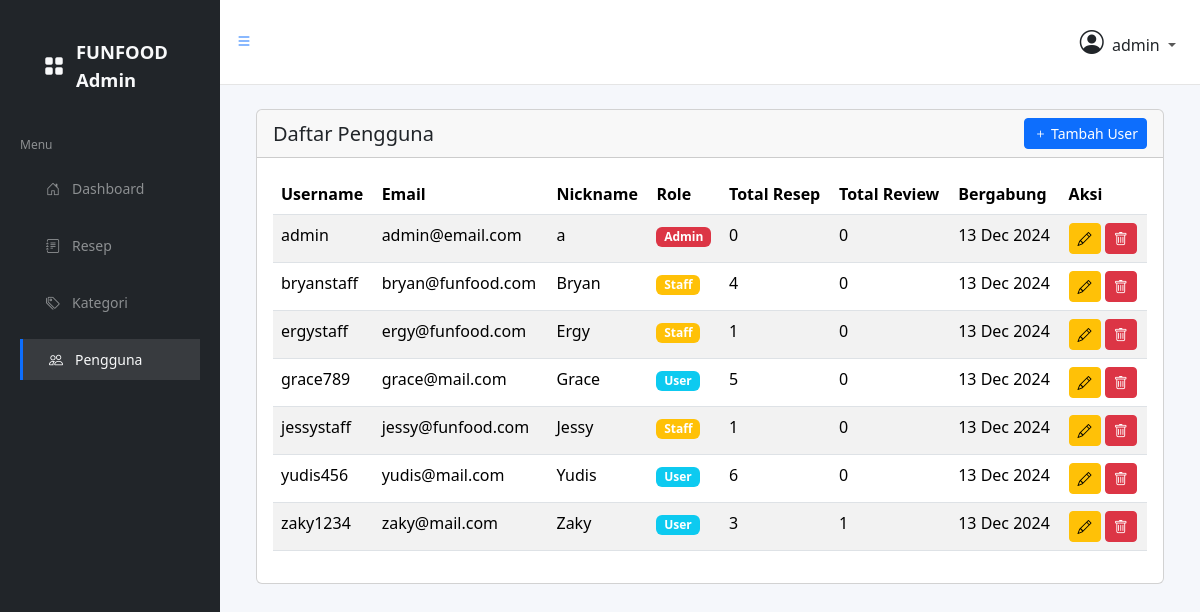
Page /a/users/ (signed in) on the committed database.
### funfood_app/models.py (models this page shows, shortened)
class CustomUser(AbstractUser):
    nickname = models.CharField(max_length=20)
    phone_number = models.CharField(max_length=20, blank=True, null=True)
    profile_image = models.ImageField(upload_to='profile/', blank=True, null=True)

### funfood_app/views.py (the view)
# urls.py: path('a/users/', views.admin_users, name='admin_users'),
@login_required
def admin_users(request):
    if not request.user.is_superuser:
        raise PermissionDenied
    users = CustomUser.objects.annotate(
        recipe_count=Count('recipes'),
        review_count=Count('reviews')
    )
    return render(request, 'admin/users.html', {'users': users})

### templates/admin/users.html (shortened to what this page needs)
{% extends 'admin/base_admin.html' %}
{% block content %}
<div class="container-fluid">
  <div class="card">
    <div class="card-header d-flex justify-content-between align-items-center">
      <h5 class="card-title mb-0">Daftar Pengguna</h5>
      <button class="btn btn-primary btn-sm" data-bs-toggle="modal" data-bs-target="#addUserModal">
        <i class="bi bi-plus"></i> Tambah User
      </button>
    </div>
    <div class="card-body">
      <div class="table-responsive">
        <table class="table table-striped">
          <thead>
            <tr>
              <th>Username</th>
              <th>Email</th>
              <th>Nickname</th>
              <th>Role</th>
              <th>Total Resep</th>
              <th>Total Review</th>
              <th>Bergabung</th>
              <th>Aksi</th>
            </tr>
          </thead>
          <tbody>
            {% for user in users %}
            <tr>
              <td>{{ user.username }}</td>
              <td>{{ user.email }}</td>
              <td>{{ user.nickname }}</td>
              <td>
                {% if user.is_superuser %}
                <span class="badge bg-danger">Admin</span>
                {% elif user.is_staff %}
                <span class="badge bg-warning">Staff</span>
                {% else %}
                <span class="badge bg-info">User</span>
                {% endif %}
              </td>
              <td>{{ user.recipes.count }}</td>
              <td>{{ user.reviews.count }}</td>
              <td>{{ user.date_joined|date:"d M Y" }}</td>
              <td>
                <button class="btn btn-sm btn-warning" data-bs-toggle="modal" data-bs-target="#editUserModal{{ user.id }}">
                  <i class="bi bi-pencil"></i>
                </button>
                <button class="btn btn-sm btn-danger" data-bs-toggle="modal" data-bs-target="#deleteUserModal{{ user.id }}">
                  <i class="bi bi-trash"></i>
                </button>
              </td>
            </tr>
            {% endfor %}
          </tbody>
        </table>
      </div>
    </div>
  </div>
</div>
{% endblock %}

### templates/admin/components/navbar.html (shortened to what this page needs)
<nav class="navbar navbar-expand navbar-light navbar-bg">
  <a class="sidebar-toggle">
    <i class="bi bi-list"></i>
  </a>
  <div class="navbar-collapse collapse">
    <ul class="navbar-nav navbar-align">
      <li class="nav-item dropdown">
        <a class="nav-link dropdown-toggle" href="#" data-bs-toggle="dropdown">
          <span class="text-dark">
            {% if user.profile_image %}
            <img src="{{ user.profile_image.url }}" class="rounded-circle me-1" width="24" height="24" alt="Profile">
            {% else %}
            <i class="bi bi-person-circle fs-4 me-1"></i>
            {% endif %}
            {{ user.username }}
          </span>
        </a>
      </li>
    </ul>
  </div>
</nav>

### static/css/admin.css (style rules this page uses)
.navbar-bg { background: #fff; padding: 1rem; border-bottom: 1px solid rgba(0,0,0,.1); }
.navbar-align { margin-left: auto; }
.sidebar-toggle { cursor: pointer; width: 26px; height: 26px; display: flex; }

### rows in the picture
CustomUser: username "admin", email "admin@email.com", nickname "a", is_superuser "Admin", recipes.count "0", reviews.count "0", date_joined "13 Dec 2024"
CustomUser: username "bryanstaff", email "bryan@funfood.com", nickname "Bryan", is_superuser "Staff", recipes.count "4", reviews.count "0", date_joined "13 Dec 2024"
CustomUser: username "ergystaff", email "ergy@funfood.com", nickname "Ergy", is_superuser "Staff", recipes.count "1", reviews.count "0", date_joined "13 Dec 2024"
CustomUser: username "grace789", email "grace@mail.com", nickname "Grace", is_superuser "User", recipes.count "5", reviews.count "0", date_joined "13 Dec 2024"
CustomUser: username "jessystaff", email "jessy@funfood.com", nickname "Jessy", is_superuser "Staff", recipes.count "1", reviews.count "0", date_joined "13 Dec 2024"
CustomUser: username "yudis456", email "yudis@mail.com", nickname "Yudis", is_superuser "User", recipes.count "6", reviews.count "0", date_joined "13 Dec 2024"
CustomUser: username "zaky1234", email "zaky@mail.com", nickname "Zaky", is_superuser "User", recipes.count "3", reviews.count "1", date_joined "13 Dec 2024"
